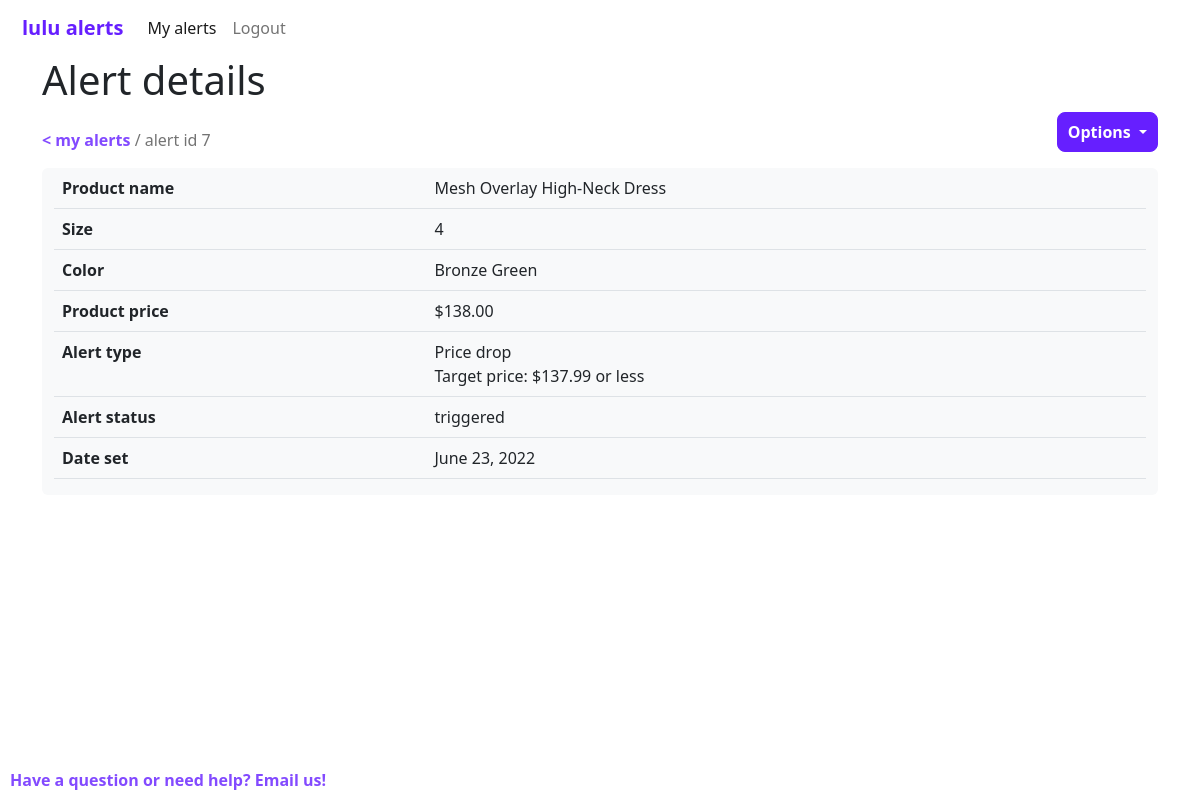
Screenshot of /myalerts/alert/7 (signed in) with the database file from the repository.
### lulu_alerts/models.py (models this page shows, shortened)
class Alerts(models.Model):
    product = models.ForeignKey(Products, on_delete=models.CASCADE)
    user = models.ForeignKey(settings.AUTH_USER_MODEL, on_delete=models.CASCADE) # or should this be on User ? as above?
    alert_type = models.CharField(max_length=20)
    status = models.ForeignKey(Alert_Status, on_delete=models.CASCADE)
    target_price = models.DecimalField(blank=True,decimal_places=2,max_digits=5)
    date_set = models.DateField()
    alert_method = models.CharField(max_length=20, default="email")

class Products(models.Model):
    name = models.CharField(max_length=200)
    size = models.CharField(max_length=64)
    color = models.CharField(max_length=64)
    price = models.DecimalField(blank=True,decimal_places=2,max_digits=5)
    currency = models.CharField(max_length=6)
    url = models.URLField(max_length=200)
    in_stock = models.BooleanField(default=True) # added this new....

class Alert_Status(models.Model):
    status = models.CharField(max_length=64)

### lulu_alerts/views.py (the view)
# urls.py: path("myalerts/alert/<str:id>", views.view_alert, name="viewalert"),
@login_required(login_url='lulu_alerts:login')
def view_alert(request,id):
    if request.method == "POST":
        a = Alerts.objects.get(id=id)
        Products.objects.get(id=a.product.id).delete()
        a.delete()
        return HttpResponseRedirect(reverse("lulu_alerts:myalerts"))
    if user_alert_id_permission(request,id):
        alert = Alerts.objects.get(id=id)
        return render(request, "lulu_alerts/viewalert.html",
        {"id":id,
        "alert":alert})
    else:
        return redirect("lulu_alerts:myalerts")

### lulu_alerts/views.py (called while the page is built)
def user_alert_id_permission(request,id):
    try:
        alert = Alerts.objects.get(id=id)
        if alert.user == request.user:
            return True
    except:
        Exception

### lulu_alerts/templates/lulu_alerts/viewalert.html (shortened to what this page needs)
{% extends "lulu_alerts/layout_loggedin.html" %}
{% block nav_item_myalerts %} active {% endblock nav_item_myalerts %}
{% block body %}
<div class="container">
<h1>Alert details</h1>
<container>
    <div class="row" style="position:relative;">
        <div class="col">
            <span style="position: absolute;bottom: 0; left: 1;">
            <a href="{% url 'lulu_alerts:myalerts' %}" class="link"> < my alerts</a><span style="color: rgba(0, 0, 0, 0.55);"> / alert id {{alert.id}}</span></span>
        </div>
        <div class="col justify-content-end">
            <div class="dropdown d-flex justify-content-end">
                <button id="btnGroupDrop1" type="button" class="btn btn-primary dropdown-toggle" data-bs-toggle="dropdown" aria-expanded="false">
                        Options
                </button>
            </div>
        </div>
    </div>
</container>
<div class="container my-3 bg-light rounded">
    <div class="row">
        <div class="col">
            <table class="table">
                <tr>
                    <th>Product name</th>
                    <td>{{ alert.product.name }} </td>
                </tr>
                <tr>
                    <th>Size </th>
                    <td>{{alert.product.size}}</td>
                </tr>
                <tr>
                    <th> Color </th>
                    <td> {{ alert.product.color }}</td>
                </tr>
                <tr>
                    <th> Product price </th>
                    <td> ${{alert.product.price }}</td>
                </tr>
                <tr>
                    <th>Alert type</th>
                    {% if alert.alert_type == 'price_drop' %}
                    <td> Price drop
                    <br> Target price: ${{alert.target_price}} or less
                    </td>
                    {% else %}
                    <td> Back in stock </td>
                    {% endif %}
                </tr>
                <tr>
                    <th> Alert status </th>
                    <td>{{alert.status.status}}</td>
                </tr>
                <tr>
                    <th> Date set </th>
                    <td> {{alert.date_set}}</td>
                </tr>
            </table>
        </div>
    </div>
    </div>
</div>
{% endblock %}

### lulu_alerts/static/lulu_alerts/variables.css (style rules this page uses)
.link, a { color: #834AFF; font-weight: bold; text-decoration: none; }
.btn-outline-primary, a.btn-outline-primary, .btn-primary, a.btn-primary { --bs-btn-font-weight: 600; --bs-btn-border-radius: .5rem; --bs-btn-hover-border-color: var(--bs-btn-hover-bg); --bs-btn-padding-x: 10px; --bs-btn-padding-y: 7px; }
.btn-primary, a.btn-primary { --bs-btn-bg: #661FFF; --bs-btn-border-color: var(--bs-btn-bg); --bs-btn-color:white; --bs-btn-hover-bg: #834AFF; --bs-btn-hover-color: white; --bs-btn-hover-border-color: var(--bs-btn-hover-bg); --bs-btn-active-bg: var(--bs-btn-hover-bg); --bs-btn-active-color: var(--bs-btn-hover-color); --bs-btn-active-border-color:var(--bs-btn-active-bg); --bs-btn-focus-bg:var(--bs-btn-hover-bg); --bs-btn-focus-color:var(--bs-btn-hover-color); --bs-btn-focus-shadow-rgb: 87, 9, 255; --bs-btn-focus-border-color:var(--bs-btn-focus-shadow-rgb); --bs-btn-disabled-bg: #CCCCCC; --bs-btn-disabled-color: #909090; --bs-btn-disabled-border-color: #CCCCCC; }

### rows the page displays
Alerts: id "7", product.name "Mesh Overlay High-Neck Dress", product.size "4", product.color "Bronze Green", product.price "138.00", target_price "137.99", status.status "triggered", date_set "June 23, 2022"
